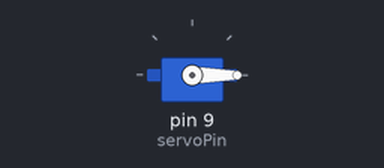
Bench run of a sketch on a simulated Arduino Uno, built with avr-gcc and run on an emulated ATmega328P. On the bench: servo.

Above: at 0.05 s.
At 1.5 s:
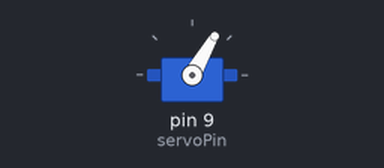
At 3.0 s:
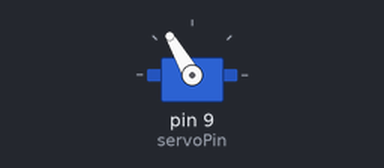
At 6.0 s:
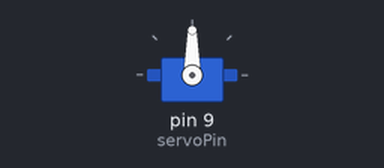
Timing chart, 0 to 7.8 s (numbered marks = the images above):
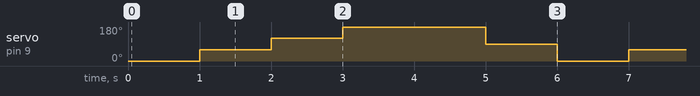

Measured:
- by itself, servo on pin 9 (servoPin): repeats every 6.0 s: 120° 1.0 s, 180° 2.0 s, 90° 1.0 s, 0° 1.0 s, 60° 1.0 s

The sketch:

servo.ino
```cpp
//Program by Jeremy Blum
//www.jeremyblum.com
//Controls a Servo Motor

//Include Servo Library
#include <Servo.h>

//Define Pins
int servoPin = 9;

//Create Servo Object
Servo ankur;

void setup()
{

  //Attaches the Servo to our object
  ankur.attach(servoPin);
}

void loop()
{

  //We can Turn a Servo to 180 degrees
  for (int i = 0; i <=180; i=i+60)
  {
    ankur.write(i);
    delay(1000);
  }
  for (int i = 180; i >=1; i=i-90)
  {
    ankur.write(i);
    delay(1000);
  }

}
```
